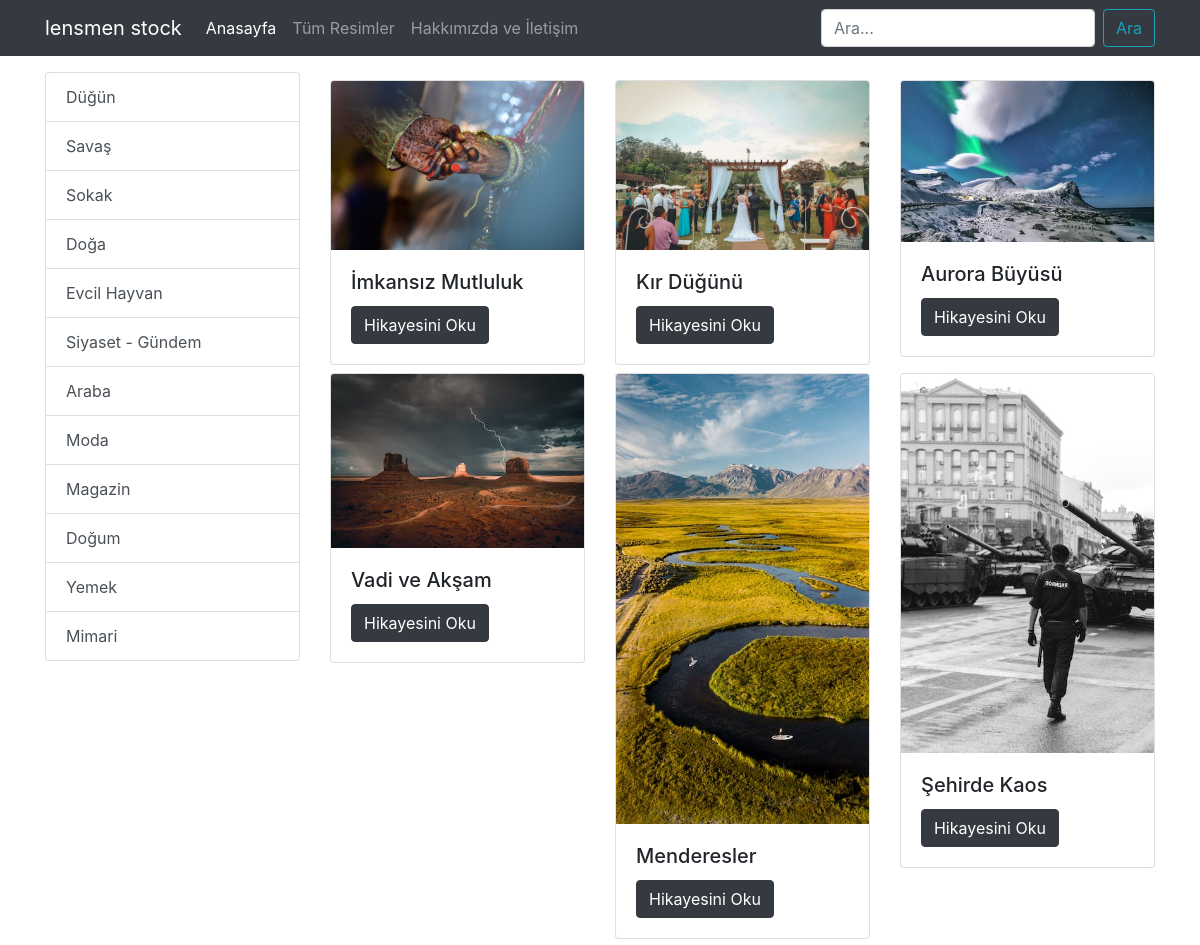
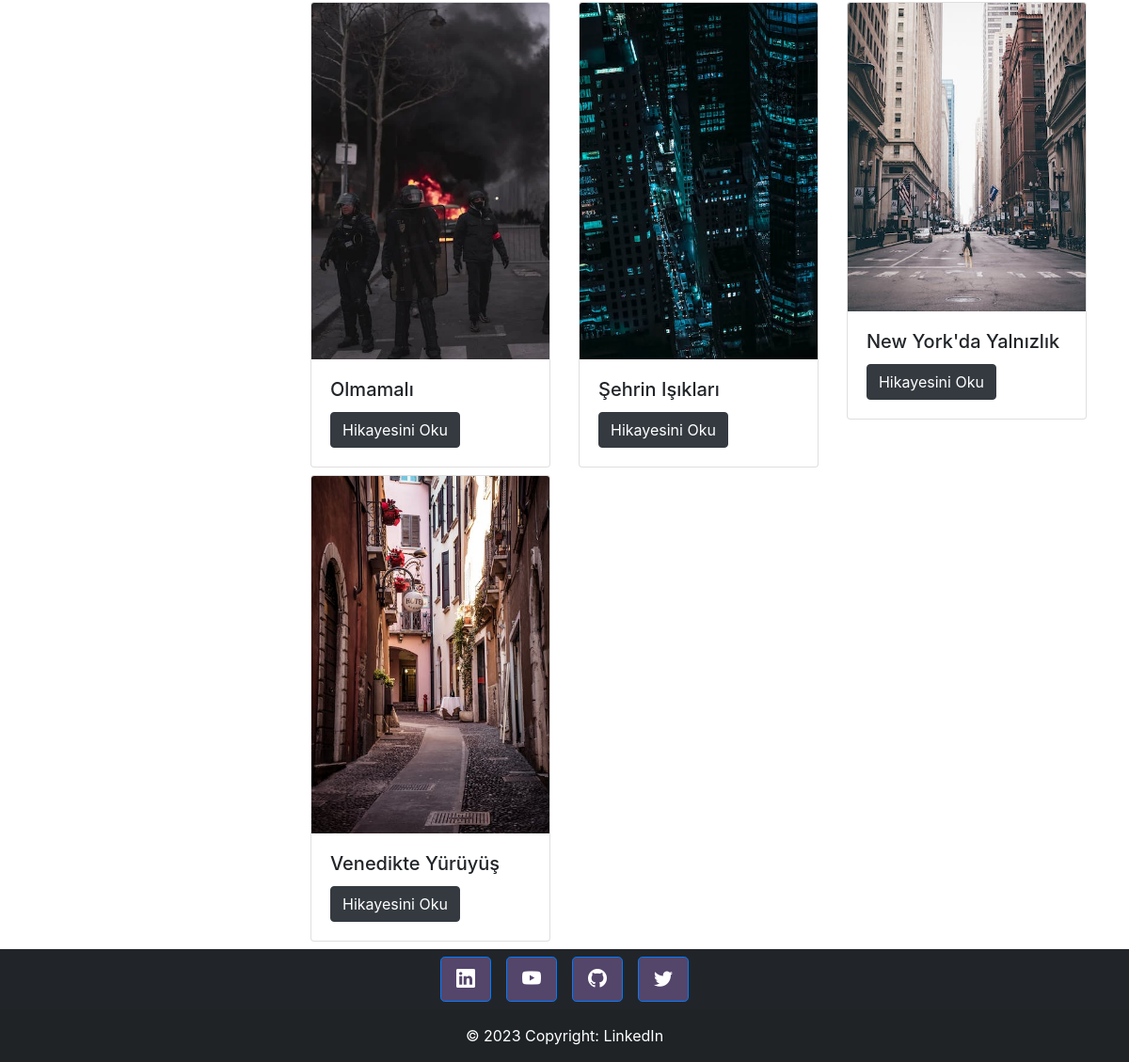
The page / on the database its author committed (2 pictures, top to bottom).
### photos/models.py (models this page shows, shortened)
class Category(models.Model):
    name = models.CharField(max_length=100)

class Photo(models.Model):
    foto_adi = models.CharField(max_length=100)
    category = models.ManyToManyField(Category)
    foto_adi = models.CharField(max_length=100)
    foto_aciklama = models.TextField()
    foto_veri = models.CharField(max_length=100)
    anasayfa = models.BooleanField(default=False)

### photos/views.py (the view)
# urls.py: 2. Add a URL to urlpatterns:  path('', views.home, name='home')
def home(requset):
    data={
        'categories':Category.objects.all(),           #category_list içindeki elemanlar için veri oluşturma
        'photos':Photo.objects.filter(anasayfa=True)
    }
    return render(requset,'index.html',data)

### photos/templates/index.html (shortened to what this page needs)
{% load static %}
<!DOCTYPE html>
<html lang="en">
<head>
    <link rel="stylesheet" href="https://cdn.jsdelivr.net/npm/bootstrap@4.3.1/dist/css/bootstrap.min.css"
>
    <link rel="stylesheet" href="https://cdn.jsdelivr.net/npm/bootstrap-icons@1.10.5/font/bootstrap-icons.css">
</head>
<body>
    {% include 'partials/navbar.html' %}
    <div class="container mt-3">
        <div class="row">
            <div class="col-3">
                <div class="list-group">
                    {% for k in categories %}
                    <a href="{% url 'kategori' k.id %}" class="list-group-item list-group-item-action">
                        {{k.name}}
                    </a>
                    {% endfor %}
                </div>
            </div>
            <div class="col-9">
                <div class="row">
                    {% for k in photos %}
                    <div class="col-4">
                        {% include 'partials/card.html' %}
                    </div>
                    {% endfor %}
                </div>
            </div>
        </div>
    </div>
    {% include 'partials/footer.html' %}
</body>
</html>

### photos/templates/partials/navbar.html (shortened to what this page needs)
<nav class="navbar navbar-expand-lg navbar-dark bg-dark">
    <div class="container">
        <a class="navbar-brand" href="{% url 'home' %}">lensmen stock</a>
        <div class="collapse navbar-collapse" id="navbarColor01">
            <ul class="navbar-nav mr-auto">
                <li class="nav-item active">
                    <a class="nav-link" href="{% url 'home' %}">Anasayfa <span class="sr-only">(current)</span></a>
                </li>
                <li class="nav-item">
                    <a class="nav-link" href="{% url 'photos' %}">Tüm Resimler</a>
                </li>
                <li class="nav-item">
                    <a class="nav-link" href="{% url 'about_us' %}">Hakkımızda ve İletişim</a>
                </li>
            </ul>
            <form class="form-inline">
                <input class="form-control mr-sm-2" type="search" placeholder="Ara..." aria-label="Search">
                <button class="btn btn-outline-info my-2 my-sm-0" type="submit">Ara</button>
            </form>
        </div>
    </div>
</nav>

### photos/templates/partials/card.html
{% load static %}
<div class="card mt-2">
    <img src="{% static 'img/'|add:k.foto_veri %}" class="card-img-top" alt="...">
    <div class="card-body">
    <h5 class="card-title">{{k.foto_adi}}</h5>
    <a href="{% url 'story' k.id %}" class="btn btn-dark">Hikayesini Oku</a>
    </div>
</div>

### photos/templates/partials/footer.html
{% load static %}
<div>
    <footer class="text-center text-lg-start" style="background-color: #212529;">
        <div class="container d-flex justify-content-center py-lg-2 mt-2">
            <a href="https://www.linkedin.com/in/ismail-avci-aa2a45221/" target="_blank">
                <button type="button" class="btn btn-primary btn-lg btn-floating mx-2"
                style="background-color: #54456b;">
                <i class="bi bi-linkedin"></i>
            </button>
            </a>
            <a href="https://www.youtube.com/channel/UCnXDtcuvsSBYBdY5A1wBsTg" target="_blank">
                <button type="button" class="btn btn-primary btn-lg btn-floating mx-2"
                    style="background-color: #54456b;">
                    <i class="bi bi-youtube"></i>
                </button>
            </a>
            <a href="https://github.com/ieavci" target="_blank">
                <button type="button" class="btn btn-primary btn-lg btn-floating mx-2"
                    style="background-color: #54456b;">
                    <i class="bi bi-github"></i>
                </button>
            </a>
            <a href="https://www.twitter.com/ieavci" target="_blank">
                <button type="button" class="btn btn-primary btn-lg btn-floating mx-2"
                    style="background-color: #54456b;">
                    <i class="bi bi-twitter"></i>
                </button>
            </a>
        </div>
        <div class="text-center text-white p-3" style="background-color: rgba(0, 0, 0, 0.062);">
            © 2023 Copyright:
            <a class="text-white" href="https://www.linkedin.com/in/ismail-avci-aa2a45221/">LinkedIn</a>
        </div>
    </footer>
</div>

### rows shown on the page
Category: name "Düğün"
Category: name "Savaş"
Category: name "Sokak"
Category: name "Doğa"
Category: name "Evcil Hayvan"
Category: name "Siyaset - Gündem"
Category: name "Araba"
Category: name "Moda"
Category: name "Magazin"
Category: name "Doğum"
Category: name "Yemek"
Category: name "Mimari"
Photo: foto_veri (picture), foto_adi "İmkansız Mutluluk"
Photo: foto_veri (picture), foto_adi "Kır Düğünü"
Photo: foto_veri (picture), foto_adi "Aurora Büyüsü"
Photo: foto_veri (picture), foto_adi "Vadi ve Akşam"
Photo: foto_veri (picture), foto_adi "Menderesler"
Photo: foto_veri (picture), foto_adi "Şehirde Kaos"
Photo: foto_veri (picture), foto_adi "Olmamalı"
Photo: foto_veri (picture), foto_adi "Şehrin Işıkları"
Photo: foto_veri (picture), foto_adi "New York'da Yalnızlık"
Photo: foto_veri (picture), foto_adi "Venedikte Yürüyüş"
